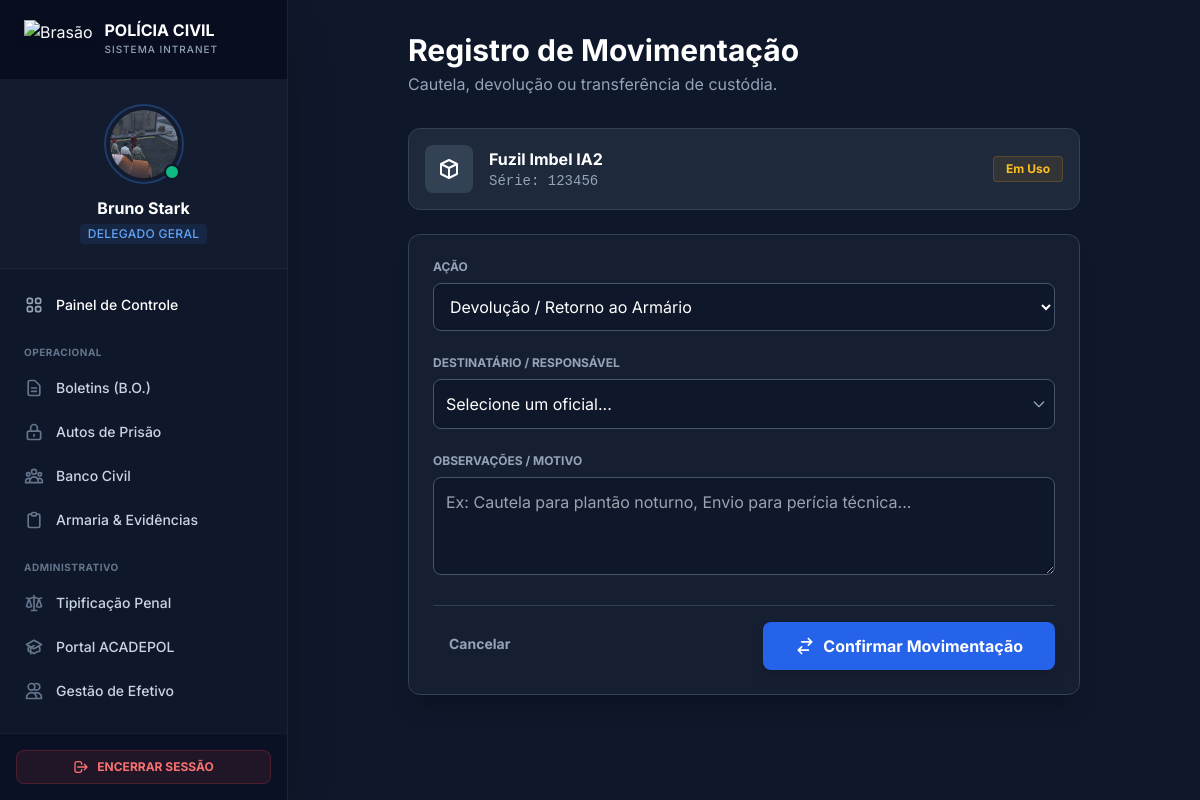
Page /armaria/movimentar/1 (signed in) on the committed database.
### models/users.py (models this page shows, shortened)
class Usuario(db.Model):
    __tablename__ = 'usuarios'
    id = db.Column(db.Integer, primary_key=True)
    nome = db.Column(db.String(100), nullable=False)
    matricula = db.Column(db.String(20), unique=True, nullable=False)
    senha = db.Column(db.String(200), nullable=False)
    cargo_id = db.Column(db.Integer, db.ForeignKey('cargos.id'), nullable=True)
    delegacia = db.Column(db.String(100))
    departamento = db.Column(db.String(100))
    endereco = db.Column(db.String(200))
    foto_perfil = db.Column(db.String(120), nullable=True, default='default.jpg')
    observacoes = db.Column(db.Text)
    criado_em = db.Column(db.DateTime, default=datetime.utcnow)
    promocoes = db.relationship('Promocao', backref='servidor', lazy=True)
    advertencias = db.relationship('Advertencia',
                                   foreign_keys='Advertencia.usuario_id',
                                   backref='servidor',
                                   lazy=True)
    advertencias_aplicadas = db.relationship('Advertencia',
                                             foreign_keys='Advertencia.autor_id',
                                             backref='autor_advertencia',
                                             lazy=True)
    @property
    def cargo(self):
        return self.cargo_obj.nome if self.cargo_obj else "Sem Cargo"

class Cargo(db.Model):
    __tablename__ = 'cargos'
    id = db.Column(db.Integer, primary_key=True)
    nome = db.Column(db.String(50), unique=True, nullable=False)
    nivel = db.Column(db.Integer, nullable=False) # 100=Delegado Geral, 10=Administrativo
    usuarios = db.relationship('Usuario', backref='cargo_obj', lazy=True)

### models/armas.py (models this page shows, shortened)
class Arma(db.Model):
    __tablename__ = 'armas'
    id = db.Column(db.Integer, primary_key=True)
    acervo = db.Column(db.String(20), nullable=False) # 'Patrimonio' ou 'Evidencia'
    tipo = db.Column(db.String(50), nullable=False)   # 'Pistola', 'Droga', 'Dinheiro', etc.
    modelo = db.Column(db.String(100), nullable=False) # Para drogas: 'Cocaína', 'Maconha'
    marca = db.Column(db.String(100)) # Opcional
    calibre = db.Column(db.String(20)) # Para drogas: Quantidade/Peso (ex: '500g')
    numero_serie = db.Column(db.String(50), nullable=True) # Nem tudo tem série (drogas não tem)
    status = db.Column(db.String(20), default='Disponivel')
    localizacao_atual = db.Column(db.String(100))
    boletim_id = db.Column(db.Integer, db.ForeignKey('boletins.id'), nullable=True)
    auto_prisao_id = db.Column(db.Integer, db.ForeignKey('autos_prisao.id'), nullable=True)
    criado_em = db.Column(db.DateTime, default=datetime.utcnow)
    boletim = db.relationship('Boletim', backref=db.backref('itens_apreendidos', lazy=True))
    auto_prisao = db.relationship('AutoPrisao', backref=db.backref('itens_apreendidos', lazy=True))

### app.py (the view, shortened to what this page needs)
@app.route('/armaria/movimentar/<int:id>', methods=['GET', 'POST'])
@login_required
def movimentar_arma(id):
    arma = Arma.query.get_or_404(id)
    oficiais = Usuario.query.order_by(Usuario.nome).all()
    return render_template('movimentar_arma.html', arma=arma, oficiais=oficiais)

### app.py (called while the page is built)
def current_user():
    if 'user_id' in session:
        return Usuario.query.get(session['user_id'])
    return None

def login_required(f):
    @wraps(f)
    def decorated(*args, **kwargs):
        if 'user_id' not in session:
            return redirect(url_for('login'))
        return f(*args, **kwargs)
    return decorated

@app.context_processor
def inject_helpers():
    return dict(
        pode_gerenciar=lambda: current_user() and current_user().nivel_hierarquico >= 80,
        current_user=current_user,
        pode_alterar_usuario=pode_alterar_usuario
    )

### templates/movimentar_arma.html (shortened to what this page needs)
{% extends 'base.html' %}
{% block content %}
<div class="max-w-2xl mx-auto">
    <div class="mb-8">
        <h2 class="text-3xl font-bold text-white">Registro de Movimentação</h2>
        <p class="text-slate-400 mt-1">Cautela, devolução ou transferência de custódia.</p>
    </div>
    <div class="bg-slate-800 border border-slate-700 rounded-xl p-4 mb-6 flex justify-between items-center">
        <div class="flex items-center gap-4">
            <div class="p-3 bg-slate-700 rounded-lg">
                {% if arma.tipo == 'Pistola' or arma.tipo == 'Revolver' %}
                    <svg class="w-6 h-6 text-white" fill="none" viewBox="0 0 24 24" stroke="currentColor"><path stroke-linecap="round" stroke-linejoin="round" stroke-width="2" d="M9 5H7a2 2 0 00-2 2v12a2 2 0 002 2h10a2 2 0 002-2V7a2 2 0 00-2-2h-2M9 5a2 2 0 002 2h2a2 2 0 002-2M9 5a2 2 0 012-2h2a2 2 0 012 2"></path></svg>
                {% else %}
                    <svg class="w-6 h-6 text-white" fill="none" viewBox="0 0 24 24" stroke="currentColor"><path stroke-linecap="round" stroke-linejoin="round" stroke-width="2" d="M20 7l-8-4-8 4m16 0l-8 4m8-4v10l-8 4m0-10L4 7m8 4v10M4 7v10l8 4"></path></svg>
                {% endif %}
            </div>
            <div>
                <h3 class="text-white font-bold">{{ arma.tipo }} {{ arma.modelo }}</h3>
                <p class="text-sm text-slate-400 font-mono">Série: {{ arma.numero_serie }}</p>
            </div>
        </div>
        <span class="px-3 py-1 rounded text-xs font-bold border
            {{ 'bg-emerald-500/10 text-emerald-400 border-emerald-500/20' if arma.status == 'Disponivel' else 'bg-amber-500/10 text-amber-400 border-amber-500/20' }}">
            {{ arma.status }}
        </span>
    </div>
    <div class="bg-slate-800/50 border border-slate-700 rounded-xl p-6 shadow-xl">
        <form method="POST" class="space-y-6">
            <div>
                <label class="block text-xs font-bold text-slate-400 uppercase mb-2">Ação</label>
                <select name="tipo_movimentacao" id="tipo_movimentacao" onchange="ajustarFormulario()" class="w-full p-3 bg-slate-900 border border-slate-600 rounded-lg text-white focus:border-blue-500 focus:outline-none">
                    {% if arma.status == 'Disponivel' or arma.status == 'Custodia' %}
                        <option value="Retirada">Retirada / Cautela / Saída</option>
                    {% else %}
                        <option value="Devolucao">Devolução / Retorno ao Armário</option>
                    {% endif %}
                </select>
            </div>
            <div id="campo_destinatario">
                <label class="block text-xs font-bold text-slate-400 uppercase mb-2">
                    Destinatário / Responsável
                </label>
                <div class="relative">
                    <select name="destinatario_select" id="destinatario_select" onchange="toggleInputManual(this)" class="w-full p-3 bg-slate-900 border border-slate-600 rounded-lg text-white appearance-none focus:border-blue-500 focus:outline-none">
                        <option value="" disabled selected>Selecione um oficial...</option>
                    </select>
                    <div class="absolute inset-y-0 right-0 flex items-center px-2 pointer-events-none">
                    </div>
                </div>
            </div>
            <div>
                <label class="block text-xs font-bold text-slate-400 uppercase mb-2">Observações / Motivo</label>
                <textarea name="observacao" rows="3" required placeholder="Ex: Cautela para plantão noturno, Envio para perícia técnica..."
                          class="w-full p-3 bg-slate-900 border border-slate-600 rounded-lg text-white focus:border-blue-500 focus:outline-none"></textarea>
            </div>
            <div class="flex justify-between pt-4 border-t border-slate-700">
                <a href="{{ url_for('armaria') }}" class="text-slate-400 hover:text-white py-3 px-4 text-sm font-bold">Cancelar</a>
                <button type="submit" class="bg-blue-600 hover:bg-blue-500 text-white font-bold py-3 px-8 rounded-lg shadow-lg transition-all flex items-center gap-2">
                    <svg class="w-5 h-5" fill="none" stroke="currentColor" viewBox="0 0 24 24"><path stroke-linecap="round" stroke-linejoin="round" stroke-width="2" d="M8 7h12m0 0l-4-4m4 4l-4 4m0 6H4m0 0l4 4m-4-4l4-4"></path></svg>
                    Confirmar Movimentação
                </button>
            </div>
        </form>
    </div>
</div>
{% endblock %}

### templates/base.html (shortened to what this page needs)
<!DOCTYPE html>
<html lang="pt-BR" class="h-full">
<head>
    <script src="https://cdn.tailwindcss.com"></script>
</head>
<body class="bg-pc-base text-pc-text h-screen overflow-hidden flex">
    {% if current_user() %}
    <aside class="w-72 bg-slate-900 border-r border-white/5 flex flex-col h-full shadow-2xl z-20 flex-shrink-0">
        <div class="h-20 flex items-center px-6 border-b border-white/5 bg-slate-950/50">
            <img class="h-10 w-auto drop-shadow-md mr-3" src="https://encrypted-tbn0.gstatic.com/images?q=tbn:ANd9GcQIIGMtpDq_HRAKg4kv_bw92xRqFKkon-k1Fg&s" alt="Brasão">
            <div>
                <h1 class="text-base font-bold text-white leading-none">POLÍCIA CIVIL</h1>
                <p class="text-[10px] text-pc-muted font-medium tracking-widest uppercase mt-1">Sistema Intranet</p>
            </div>
        </div>
        {% set user_nav = current_user() %}
        <div class="p-6 border-b border-white/5 bg-slate-800/30">
            <div class="flex flex-col items-center text-center">
                <a href="{{ url_for('perfil_usuario', id=user_nav.id) }}" class="group relative inline-block mb-3">
                    <div class="h-20 w-20 rounded-full p-1 border-2 border-blue-500/30 group-hover:border-blue-500 transition-colors">
                        <div class="h-full w-full rounded-full bg-slate-700 overflow-hidden flex items-center justify-center">
                            {% if user_nav.foto_perfil and user_nav.foto_perfil != 'default.jpg' %}
                                <img src="{{ url_for('static', filename='fotos_perfil/' + user_nav.foto_perfil) }}" class="w-full h-full object-cover">
                            {% else %}
                                <span class="text-2xl font-bold text-slate-400 group-hover:text-white">{{ user_nav.nome[:2].upper() }}</span>
                            {% endif %}
                        </div>
                    </div>
                    <span class="absolute bottom-1 right-1 h-4 w-4 rounded-full bg-emerald-500 border-2 border-slate-900" title="Online"></span>
                </a>
                <h2 class="text-white font-bold text-base truncate w-full">{{ user_nav.nome.split()[0] }} {{ user_nav.nome.split()[-1] if user_nav.nome.split()|length > 1 else '' }}</h2>
                <span class="text-xs text-blue-400 font-medium uppercase tracking-wide mt-1 bg-blue-500/10 px-2 py-0.5 rounded inline-block">{{ user_nav.cargo }}</span>
            </div>
        </div>
        <nav class="flex-1 overflow-y-auto py-4 px-3 space-y-1">
            <a href="{{ url_for('dashboard') }}" class="flex items-center px-3 py-2.5 text-sm font-medium text-white rounded-lg hover:bg-white/5 transition-colors group">
                Painel de Controle
            </a>
            <div class="pt-4 pb-1 px-3 text-[10px] font-bold text-slate-500 uppercase tracking-wider">Operacional</div>
            <a href="{{ url_for('boletins') }}" class="flex items-center px-3 py-2.5 text-sm font-medium text-slate-300 rounded-lg hover:bg-blue-500/10 hover:text-blue-400 transition-colors group">
                <svg class="w-5 h-5 text-slate-500 group-hover:text-blue-400 mr-3" fill="none" stroke="currentColor" viewBox="0 0 24 24"><path stroke-linecap="round" stroke-linejoin="round" stroke-width="2" d="M9 12h6m-6 4h6m2 5H7a2 2 0 01-2-2V5a2 2 0 012-2h5.586a1 1 0 01.707.293l5.414 5.414a1 1 0 01.293.707V19a2 2 0 01-2 2z"/></svg>
                Boletins (B.O.)
            </a>
            <a href="{{ url_for('autos') }}" class="flex items-center px-3 py-2.5 text-sm font-medium text-slate-300 rounded-lg hover:bg-red-500/10 hover:text-red-400 transition-colors group">
                <svg class="w-5 h-5 text-slate-500 group-hover:text-red-400 mr-3" fill="none" stroke="currentColor" viewBox="0 0 24 24"><path stroke-linecap="round" stroke-linejoin="round" stroke-width="2" d="M12 15v2m-6 4h12a2 2 0 002-2v-6a2 2 0 00-2-2H6a2 2 0 00-2 2v6a2 2 0 002 2zm10-10V7a4 4 0 00-8 0v4h8z"/></svg>
                Autos de Prisão
            </a>
            <a href="{{ url_for('banco_pessoas') }}" class="flex items-center px-3 py-2.5 text-sm font-medium text-slate-300 rounded-lg hover:bg-purple-500/10 hover:text-purple-400 transition-colors group">
                Banco Civil
            </a>
            <a href="{{ url_for('armaria') }}" class="flex items-center px-3 py-2.5 text-sm font-medium text-slate-300 rounded-lg hover:bg-slate-700/50 hover:text-white transition-colors group">
                Armaria & Evidências
            </a>
            <div class="pt-4 pb-1 px-3 text-[10px] font-bold text-slate-500 uppercase tracking-wider">Administrativo</div>
            <a href="{{ url_for('gerenciar_crimes') }}" class="flex items-center px-3 py-2.5 text-sm font-medium text-slate-300 rounded-lg hover:bg-orange-500/10 hover:text-orange-400 transition-colors group">
                Tipificação Penal
            </a>
            <a href="{{ url_for('acadepol_admin') }}" class="flex items-center px-3 py-2.5 text-sm font-medium text-slate-300 rounded-lg hover:bg-cyan-500/10 hover:text-cyan-400 transition-colors group">
                Portal ACADEPOL
            </a>
            <a href="{{ url_for('gerenciar_membros') }}" class="flex items-center px-3 py-2.5 text-sm font-medium text-slate-300 rounded-lg hover:bg-emerald-500/10 hover:text-emerald-400 transition-colors group">
                <svg class="w-5 h-5 text-slate-500 group-hover:text-emerald-400 mr-3" fill="none" stroke="currentColor" viewBox="0 0 24 24"><path stroke-linecap="round" stroke-linejoin="round" stroke-width="2" d="M12 4.354a4 4 0 110 5.292M15 21H3v-1a6 6 0 0112 0v1zm0 0h6v-1a6 6 0 00-9-5.197M13 7a4 4 0 11-8 0 4 4 0 018 0z"/></svg>
                Gestão de Efetivo
            </a>
        </nav>
        <div class="p-4 border-t border-white/5 bg-slate-950/30">
            <a href="{{ url_for('logout') }}" class="flex items-center justify-center w-full px-4 py-2 text-xs font-bold text-red-400 uppercase bg-red-500/10 border border-red-500/20 rounded-lg hover:bg-red-500/20 transition-colors">
                <svg class="w-4 h-4 mr-2" fill="none" stroke="currentColor" viewBox="0 0 24 24"><path stroke-linecap="round" stroke-linejoin="round" stroke-width="2" d="M17 16l4-4m0 0l-4-4m4 4H7m6 4v1a3 3 0 01-3 3H6a3 3 0 01-3-3V7a3 3 0 013-3h4a3 3 0 013 3v1"/></svg>
                Encerrar Sessão
            </a>
        </div>
    </aside>
    {% endif %}
    <main class="flex-1 flex flex-col h-full overflow-hidden bg-pc-base relative">
        <div class="flex-1 overflow-y-auto p-8">
            <div class="animate-fade-in-up pb-10">
                {% block content %}
                {% endblock %}
            </div>
        </div>
    </main>
</body>
</html>

### templates/base.html (style rules this page uses)
body { font-family: 'Inter', sans-serif; }

### rows in the picture
Usuario: foto_perfil (picture), nome "Bruno", nome.split|length "Stark"
Cargo: cargo "DELEGADO GERAL"
Arma: tipo "Fuzil", modelo "Imbel IA2", numero_serie "123456", status "Em Uso", tipo_movimentacao "Devolução / Retorno ao Armário"
